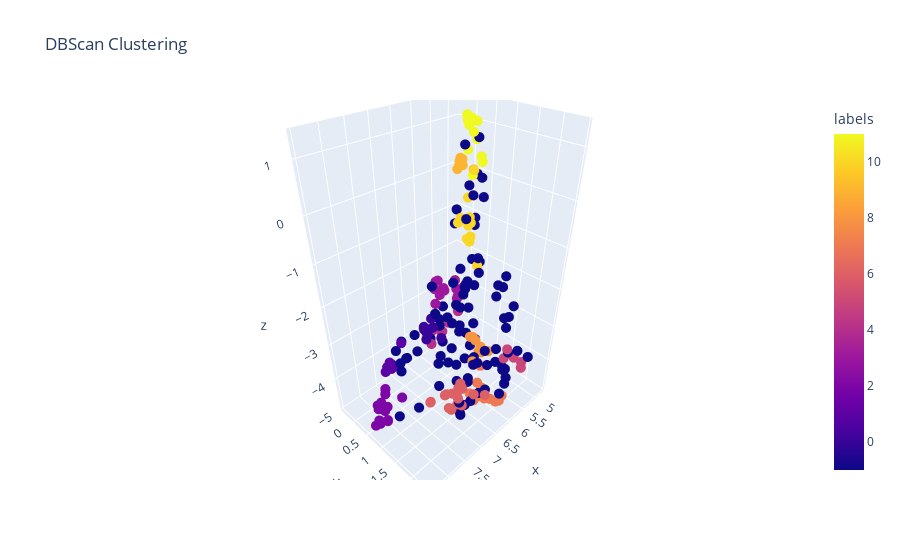

This figure's notebook cell:
### Markdown cell above
## [_] Topic Modelling
https://towardsdatascience.com/topic-modeling-with-bert-779f7db187e6

### Code cell
snt_emb= snt_emb_400

nhood= 15
proj_5d = umap.UMAP(n_neighbors= nhood, 
                    n_components=5, 
                    metric='cosine').fit_transform(snt_emb)

cluster = hdbscan.HDBSCAN(min_cluster_size=5,
                          metric='euclidean',                      
                          cluster_selection_method='eom').fit(proj_5d)
print(len(set(cluster.labels_)), 'cluster labels: ', set(cluster.labels_), '\n' )


# Prepare data
# proj_2d_2 = umap.UMAP(n_neighbors=nhood, 
#                       n_components=2, 
#                       min_dist=0.0, 
#                       metric='cosine').fit_transform(snt_emb)

# res_df = pd.DataFrame(proj_2d_2, columns=['x', 'y'])
# res_df['labels'] = cluster.labels_
# print(res_df.head(), '\n',res_df.shape)

# # Visualize clusters
# fig, ax = plt.subplots(figsize=(20, 10))
# outliers = res_df.loc[res_df.labels == -1, :]
# clustered = res_df.loc[res_df.labels != -1, :]
# plt.scatter(outliers.x, outliers.y, color='#BDBDBD', s=20)
# plt.scatter(clustered.x, clustered.y, c=clustered.labels, s=20, cmap='hsv_r')
# plt.colorbar()

proj_3d = UMAP(n_neighbors=nhood,
               n_components=3,
                init='random',
                 min_dist=0.0,
                 metric='cosine').fit_transform(snt_emb)
print('\n -->3D Projection: ', len(proj_3d))

proj_3d_df= pd.DataFrame(proj_3d, columns= ['x', 'y', 'z'])
proj_3d_df['speaker'] = ts_df.speaker
proj_3d_df['index'] = ts_df.index
proj_3d_df['labels'] = cluster.labels_
print(proj_3d_df.head(), '\n lenght:', len(proj_3d_df))

#[+] Map the dataframe of projected embeddings in 3d
fig_3d = px.scatter_3d(
    proj_3d_df,
    x='x', y='y', z='z',
    # color= 'speaker',
    color='labels', 
    #labels={'color': 'stance'}
    hover_data= 'index',
    title= 'DBScan Clustering'
)
fig_3d.update_traces(marker_size=3.5)
fig_3d.show()

### Figure 1 — Plotly figure (JSON) as saved in the notebook; plotly's stock layout.template omitted (floating-point values rounded to 4 significant figures; data arrays with more than 128 entries replaced by an {"elided": "..."} marker saying what was removed)
{"data": [{"customdata": {"elided": "238x1 int values"}, "hovertemplate": "x=%{x}<br>y=%{y}<br>z=%{z}<br>index=%{customdata[0]}<br>labels=%{marker.color}<extra></extra>", "legendgroup": "", "marker": {"color": {"elided": "238 int values"}, "coloraxis": "coloraxis", "size": 3.5, "symbol": "circle"}, "mode": "markers", "name": "", "scene": "scene", "showlegend": false, "type": "scatter3d", "x": {"elided": "238 float values"}, "y": {"elided": "238 float values"}, "z": {"elided": "238 float values"}}], "layout": {"coloraxis": {"colorbar": {"title": {"text": "labels"}}, "colorscale": [[0, "#0d0887"], [0.1111, "#46039f"], [0.2222, "#7201a8"], [0.3333, "#9c179e"], [0.4444, "#bd3786"], [0.5556, "#d8576b"], [0.6667, "#ed7953"], [0.7778, "#fb9f3a"], [0.8889, "#fdca26"], [1, "#f0f921"]]}, "legend": {"tracegroupgap": 0}, "scene": {"domain": {"x": [0, 1], "y": [0, 1]}, "xaxis": {"title": {"text": "x"}}, "yaxis": {"title": {"text": "y"}}, "zaxis": {"title": {"text": "z"}}}, "title": {"text": "DBScan Clustering"}}}
